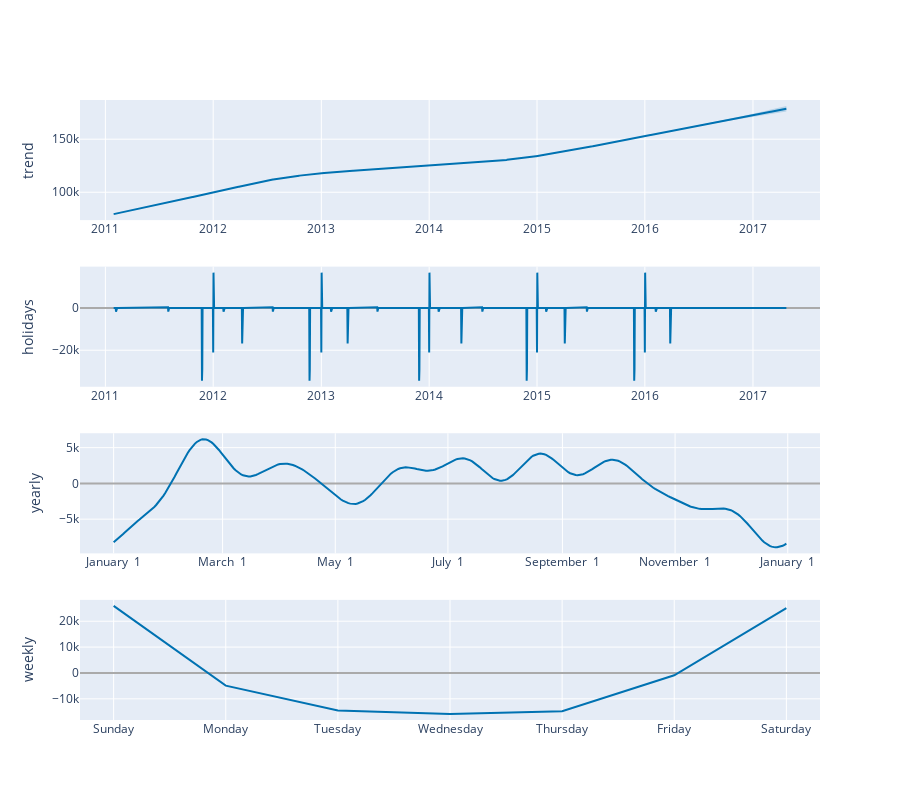

The notebook cell this image was saved under:
### Code cell
plot_components_plotly(m, forecast)

### Figure 1 — Plotly figure (JSON) as saved in the notebook; plotly's stock layout.template omitted (floating-point values rounded to 4 significant figures; data arrays with more than 128 entries replaced by an {"elided": "..."} marker saying what was removed)
{"data": [{"line": {"color": "#0072B2", "width": 2}, "mode": "lines", "name": "trend", "type": "scatter", "x": {"elided": "2278 str values"}, "xaxis": "x", "y": {"elided": "2278 float values"}, "yaxis": "y"}, {"line": {"color": "rgba(0, 114, 178, 0.2)", "width": 0}, "mode": "lines", "name": "trend_upper", "type": "scatter", "x": {"elided": "2278 str values"}, "xaxis": "x", "y": {"elided": "2278 float values"}, "yaxis": "y"}, {"fill": "tonexty", "fillcolor": "rgba(0, 114, 178, 0.2)", "line": {"color": "rgba(0, 114, 178, 0.2)", "width": 0}, "mode": "lines", "name": "trend_lower", "type": "scatter", "x": {"elided": "2278 str values"}, "xaxis": "x", "y": {"elided": "2278 float values"}, "yaxis": "y"}, {"line": {"color": "#0072B2", "width": 2}, "mode": "lines", "name": "holidays", "text": {"elided": "2278 str values"}, "type": "scatter", "x": {"elided": "2278 str values"}, "xaxis": "x2", "y": {"elided": "2278 float values"}, "yaxis": "y2"}, {"line": {"color": "#0072B2", "width": 2}, "mode": "lines", "name": "yearly", "type": "scatter", "x": {"elided": "365 str values"}, "xaxis": "x3", "y": {"elided": "365 float values"}, "yaxis": "y3"}, {"line": {"color": "#0072B2", "width": 2}, "mode": "lines", "name": "weekly", "type": "scatter", "x": ["2017-01-01T00:00:00", "2017-01-02T00:00:00", "2017-01-03T00:00:00", "2017-01-04T00:00:00", "2017-01-05T00:00:00", "2017-01-06T00:00:00", "2017-01-07T00:00:00"], "xaxis": "x4", "y": [25940.0, -4895.0, -14550.0, -15860.0, -14800.0, -895.9, 25060.0], "yaxis": "y4"}], "layout": {"height": 800, "showlegend": false, "width": 900, "xaxis": {"anchor": "y", "domain": [0, 1], "range": ["2010-10-07T03:36:00", "2017-08-15T20:24:00"], "type": "date"}, "xaxis2": {"anchor": "y2", "domain": [0, 1], "range": ["2010-10-07T03:36:00", "2017-08-15T20:24:00"], "type": "date"}, "xaxis3": {"anchor": "y3", "domain": [0, 1], "range": ["2016-12-13T18:54:02.958904115", "2018-01-18T11:04:57.863013581"], "tickformat": "%B %e", "type": "date"}, "xaxis4": {"anchor": "y4", "domain": [0, 1], "range": ["2016-12-31T16:48:00", "2017-01-07T07:12:00"], "tickformat": "%A", "type": "date"}, "yaxis": {"anchor": "x", "domain": [0.8063, 1], "rangemode": "normal", "title": {"text": "trend"}, "zerolinecolor": "#AAA"}, "yaxis2": {"anchor": "x2", "domain": [0.5375, 0.7312], "rangemode": "tozero", "title": {"text": "holidays"}, "zerolinecolor": "#AAA"}, "yaxis3": {"anchor": "x3", "domain": [0.2687, 0.4625], "title": {"text": "yearly"}, "zerolinecolor": "#AAA"}, "yaxis4": {"anchor": "x4", "domain": [0, 0.1938], "title": {"text": "weekly"}, "zerolinecolor": "#AAA"}}}
